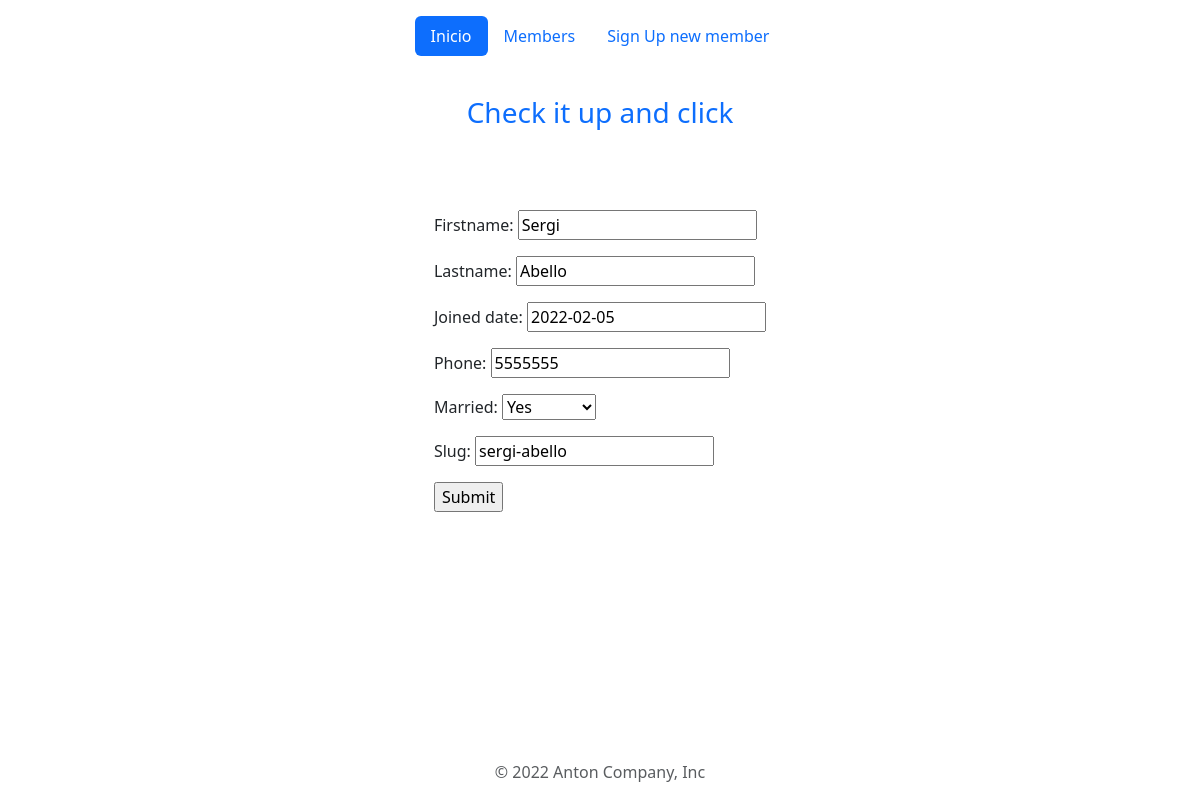
The app's page /members/update/sergi-abello with its own data.
### members/models.py (models this page shows)
class Member(models.Model):
  id = models.IntegerField(primary_key=True)
  firstname = models.CharField(max_length=255)
  lastname = models.CharField(max_length=255)
  joined_date = models.DateField(blank=True, null=True)
  phone = models.CharField(max_length=20, blank=True, null=True)
  married = models.BooleanField(default=True, blank=True, null=True)
  slug = models.SlugField(default="",null=False)

### members/views.py (the view)
# urls.py: path('members/update/<slug:slug>', views.update_member, name='update_member'),
def update_member( request, slug):
    member = Member.objects.get(slug=slug)
    form = UpdateMember(instance= member)
    return render(request,'members/update_member.html',{'form':form, 'slug':slug } )

### members/forms.py (shortened to what this page needs)
class UpdateMember(forms.ModelForm):
    class Meta:
        model = Member
        fields = ['firstname','lastname','joined_date','phone','married','slug']

### members/templates/members/update_member.html (shortened to what this page needs)
{% extends "master.html" %}
{% block content %}
<h3 id="titulo" class="text-center p-4 text-primary">Check it up and click</h3>
{% if msg %}
    <h3> {{ msg }}</h3>
{%  else %}
    <div class="d-flex align-content-center justify-content-center p-5">
        <form action = "{% url 'update_member' slug %}" method = "POSt">
            {{form.as_p }}
            <input type="submit" value="Submit">
        </form>
    </div>
{% endif %}
{% endblock %}

### members/static/styles.css (style rules this page uses)
html { height: 100%; background-color: aquamarine; }
body { height: 100%; margin: 0px; padding: 0px; }

### records on screen
Member: firstname "Sergi", lastname "Abello", joined_date "2022-02-05", phone "5555555", married "Yes", slug "sergi-abello"
